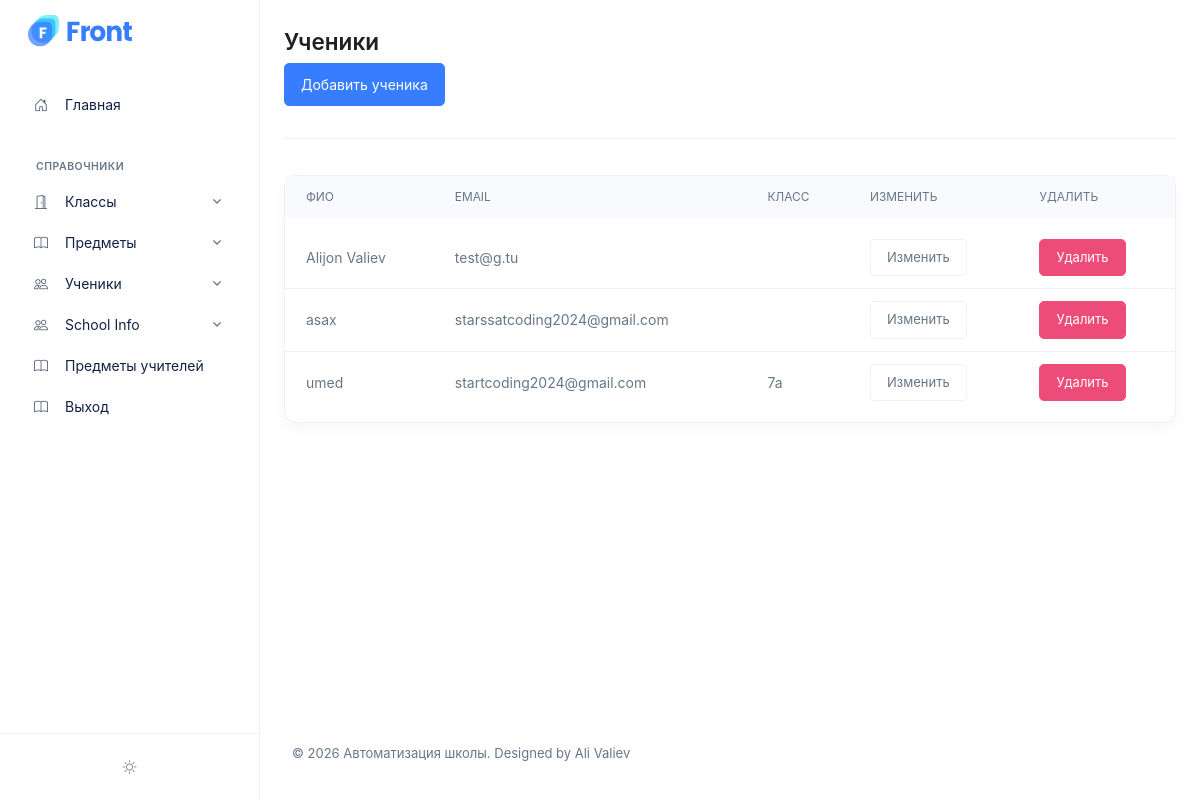
The app's page /admin/index.php?page=students (signed in) with its own data.
### tables this page shows
CREATE TABLE `users` (
  `id` int(11) NOT NULL AUTO_INCREMENT,
  `full_name` varchar(150) NOT NULL,
  `email` varchar(150) NOT NULL,
  `password_hash` varchar(255) NOT NULL,
  `role` enum('student','teacher','admin') NOT NULL,
  `class_id` int(11) DEFAULT NULL,
  `avatar` varchar(255) DEFAULT NULL,
  `created_at` datetime DEFAULT current_timestamp(),
  PRIMARY KEY (`id`),
  UNIQUE KEY `email` (`email`)
);

CREATE TABLE `classes` (
  `id` int(11) NOT NULL AUTO_INCREMENT,
  `title` varchar(20) NOT NULL,
  PRIMARY KEY (`id`)
);

### admin/students/index.php (the view)
<?php
$query = "SELECT users.id, users.full_name, users.email, classes.title AS class_title
          FROM users
          LEFT JOIN classes ON classes.id = users.class_id
          WHERE users.role = 'student'
          ORDER BY users.full_name";
$result = mysqli_query($conn, $query);
?>
<div class="page-header">
  <h1 class="page-header-title">Ученики</h1>
  <a class="btn btn-primary" href="?page=addStudent">Добавить ученика</a>
</div>
<div class="card">
  <table class="table table-align-middle card-table">
    <thead class="thead-light">
      <tr>
        <th>ФИО</th>
        <th>Email</th>
        <th>Класс</th>
        <th>Изменить</th>
        <th>Удалить</th>
      </tr>
    </thead>
    <tbody>
      <?php
      while ($row = mysqli_fetch_assoc($result)) {
      ?>
        <tr>
          <td><?php echo $row['full_name']; ?></td>
          <td><?php echo $row['email']; ?></td>
          <td><?php echo $row['class_title']; ?></td>
          <td><a class="btn btn-white btn-sm" href="?page=editStudent&id=<?php echo $row['id']; ?>">Изменить</a></td>
          <td><a class="btn btn-danger btn-sm" href="students/delete.php?id=<?php echo $row['id']; ?>">Удалить</a></td>
        </tr>
      <?php
      }
      ?>
    </tbody>
  </table>
</div>

### admin/partials/head.php (style rules this page uses)
* { transition: unset !important; }
body { opacity: 0; }

### records on screen
users: full_name "Alijon Valiev", email "test@g.tu"
users: full_name "asax", email "starssatcoding2024@gmail.com"
users: full_name "umed", email "startcoding2024@gmail.com", class.title "7a"
